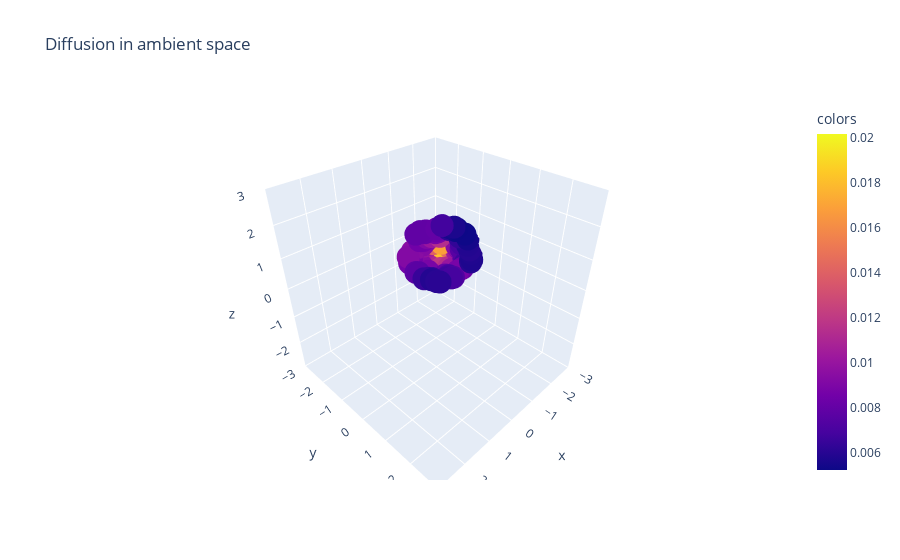

Source (notebook cell):
### Markdown cell above
Visualizing these diffusions:

### Code cell
ambient_X, pca_X, nbhd_idxs = ndc.neighborhood_of_idx(0)
# Visualize diffusion in ambient space
X_comp = ambient_X.numpy()
A_comp = gaussian_kernel(X_comp, kernel_type="adaptive",k=5)
P_comp = compute_anisotropic_diffusion_matrix_from_graph(A_comp, alpha=1)
Pt_comp = np.linalg.matrix_power(P_comp,6)
plot_3d(X_comp,Pt_comp[0],use_plotly=True,title="Diffusion in ambient space")
